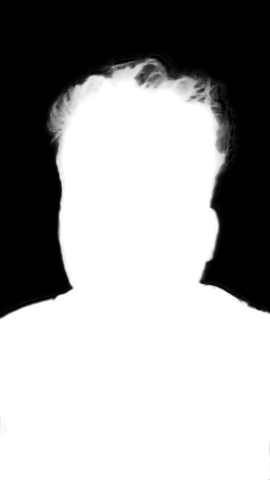
#> input picture skills/gaspar-v2v/testes/recorte_ref/alfa-0.8.png, 270 x 480 px
$ python animar_local.py ../../gaspar-v2v/testes/recorte_ref/alfa-0.8.png 1.0 ../../gaspar-v2v/testes/recorte_ref/alfa-12.0.png ../../gaspar-v2v/testes/recorte_ref/alfa-12.0.png
#> lines starting #> are read from the running program, lines starting #| are printed output that depends on the picture
"""Animação local de uma ilustração (sem Veo, grátis): leve aproximação e balanço da câmera, brilho pulsante e
partículas de luz subindo. Fallback oficial do `"animar": true` quando o Veo não está disponível (ou com
`--animacao local` no montar.mjs); o resumo do montar avisa que não foi o Veo.

    PY animar_local.py imagem.png SEGUNDOS saida.mp4 [16:9|9:16]
"""
import math
import subprocess
import sys

import cv2
import numpy as np

img_p, dur, out = sys.argv[1], float(sys.argv[2]), sys.argv[3]
FPS = 30
W, H = (720, 1280) if len(sys.argv) > 4 and sys.argv[4] == "9:16" else (1280, 720)
_img = cv2.imread(img_p)
_s = max(W / _img.shape[1], H / _img.shape[0])  # cobre o quadro sem distorcer
_img = cv2.resize(_img, (math.ceil(_img.shape[1] * _s), math.ceil(_img.shape[0] * _s)), interpolation=cv2.INTER_AREA)
_y, _x = (_img.shape[0] - H) // 2, (_img.shape[1] - W) // 2
base = _img[_y:_y + H, _x:_x + W].astype(np.float32)
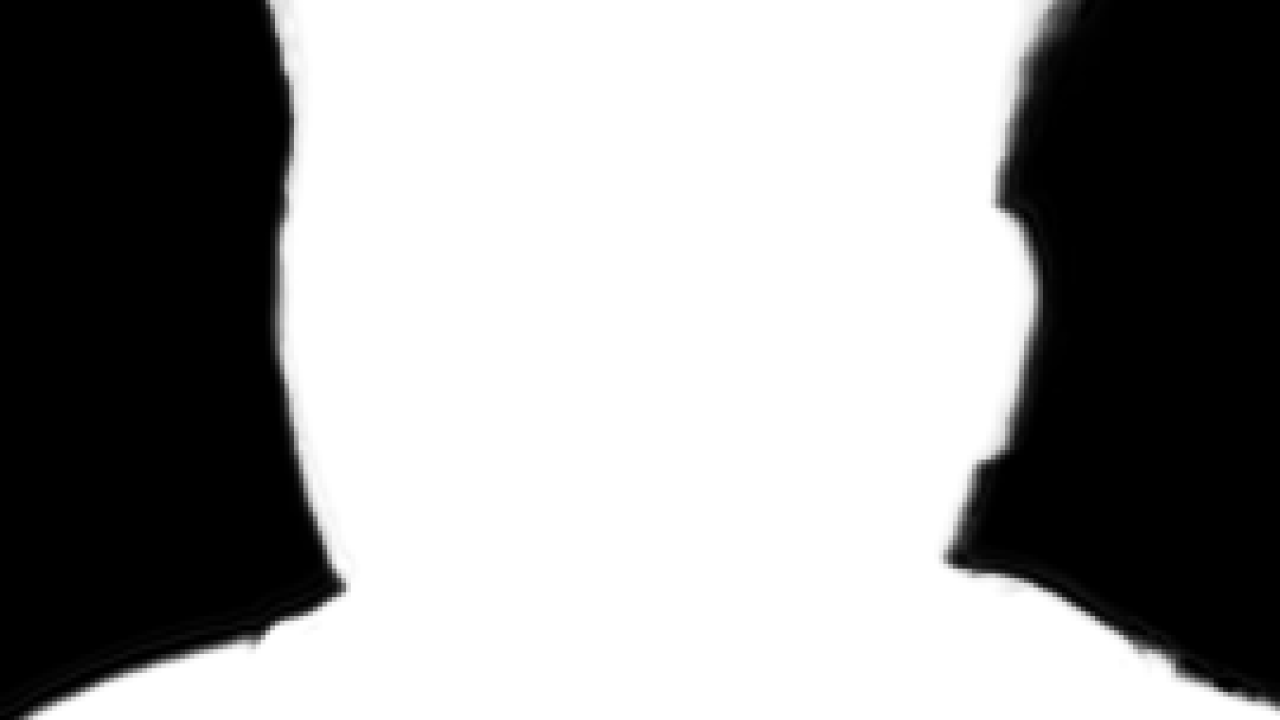
#> base: shape (720, 1280, 3) float32; min 0, max 255, mean 152.5
rng = np.random.default_rng(7)

def sprite(n=48):
    y, x = np.mgrid[-1:1:n*1j, -1:1:n*1j]
    r = np.sqrt(x*x + y*y)
    return np.clip(1 - r, 0, 1) ** 2.2
SP = sprite()
def cruz(n=64):
    y, x = np.mgrid[-1:1:n*1j, -1:1:n*1j]
    a = np.exp(-(np.abs(x) * 14)) * np.exp(-(np.abs(y) * 2.6)) + np.exp(-(np.abs(y) * 14)) * np.exp(-(np.abs(x) * 2.6))
    return np.clip(a, 0, 1)
CR = cruz()
CORES = [(70, 190, 255), (150, 215, 255), (235, 240, 255)]  # BGR: âmbar, ciano claro, branco quente

N = 110
P = [{"b": rng.uniform(-4.5, dur), "L": rng.uniform(2.6, 4.6), "x": rng.normal(0.5 * W, 80), "y": rng.normal(0.56 * H, 22),
      "vy": rng.uniform(55, 130), "sw": rng.uniform(8, 28), "f": rng.uniform(0.5, 1.2), "ph": rng.uniform(0, 6.28),
      "r": rng.uniform(2.0, 5.0), "c": CORES[int(rng.choice(3, p=[0.55, 0.3, 0.15]))]} for _ in range(N)]
ESTRELAS = [(0.339, 0.196), (0.778, 0.342), (0.182, 0.434), (0.225, 0.679), (0.806, 0.606)]

def blit(frame, spr, cx, cy, size, color, gain):
    s = int(max(2, size))
    if s < 2: return
    sp = cv2.resize(spr, (s, s), interpolation=cv2.INTER_LINEAR)
    x0, y0 = int(cx - s / 2), int(cy - s / 2)
    x1, y1 = x0 + s, y0 + s
    if x1 <= 0 or y1 <= 0 or x0 >= W or y0 >= H: return
    sx0, sy0 = max(0, -x0), max(0, -y0)
    x0c, y0c, x1c, y1c = max(0, x0), max(0, y0), min(W, x1), min(H, y1)
    sub = sp[sy0:sy0 + (y1c - y0c), sx0:sx0 + (x1c - x0c)]
    frame[y0c:y1c, x0c:x1c] += sub[..., None] * np.array(color, np.float32) * gain

gy, gx = np.mgrid[0:H, 0:W].astype(np.float32)
glow_r = np.sqrt(((gx - 0.5 * W) / (0.30 * W)) ** 2 + ((gy - 0.52 * H) / (0.26 * W)) ** 2)
glow = np.clip(1 - glow_r, 0, 1) ** 2

n = int(dur * FPS)
#> (the run stopped early here; a loop or call above may not have finished)

$ run again, on skills/gaspar-v2v/testes/recorte_ref/alfa-2.8.png
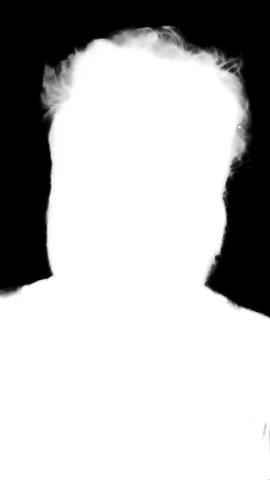
#> input picture skills/gaspar-v2v/testes/recorte_ref/alfa-2.8.png, 270 x 480 px
#> `base = _img[_y:_y + H, _x:_x + W].astype(np.float32)`:
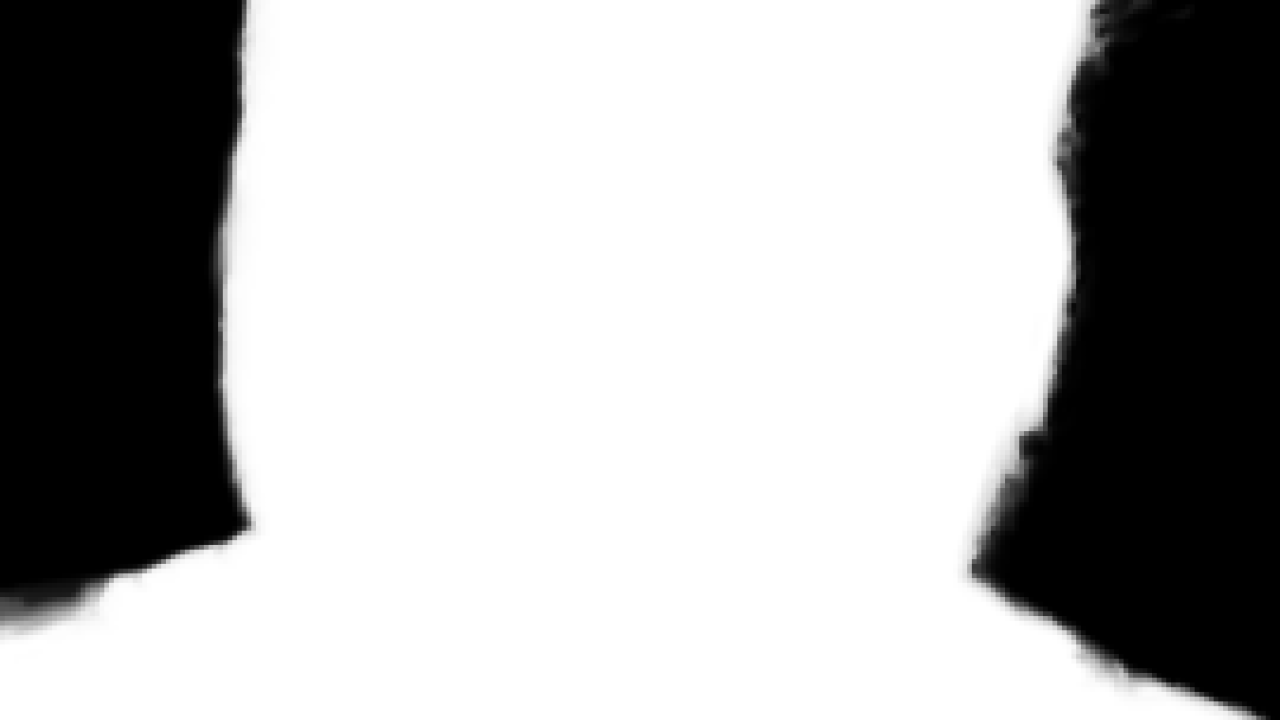
#> base: shape (720, 1280, 3) float32; min 0, max 255, mean 173.9

$ run again, on skills/gaspar-v2v/testes/recorte_ref/alfa-20.0.png
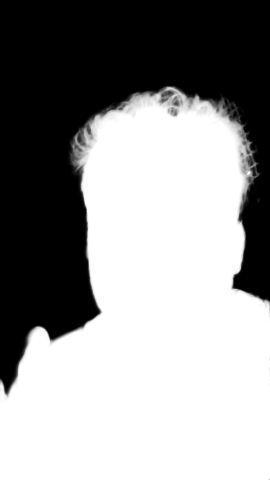
#> input picture skills/gaspar-v2v/testes/recorte_ref/alfa-20.0.png, 270 x 480 px
#> `base = _img[_y:_y + H, _x:_x + W].astype(np.float32)`:
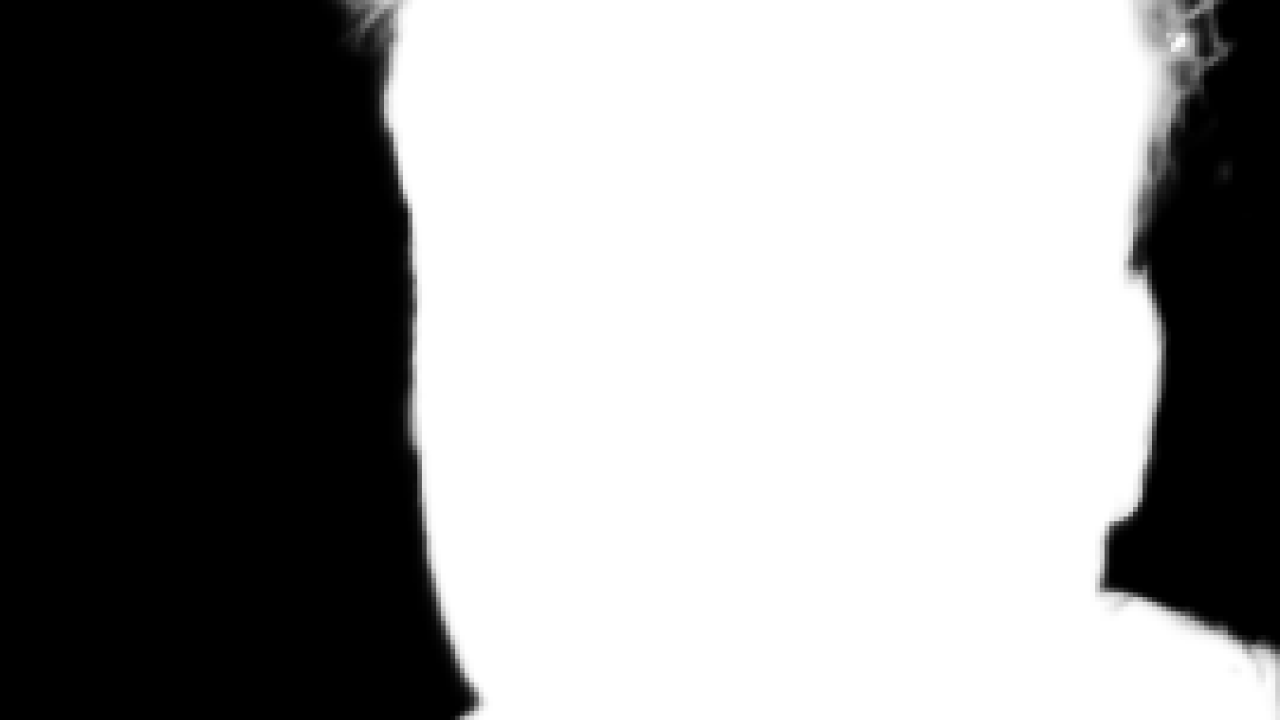
#> base: shape (720, 1280, 3) float32; min 0, max 255, mean 149.5
